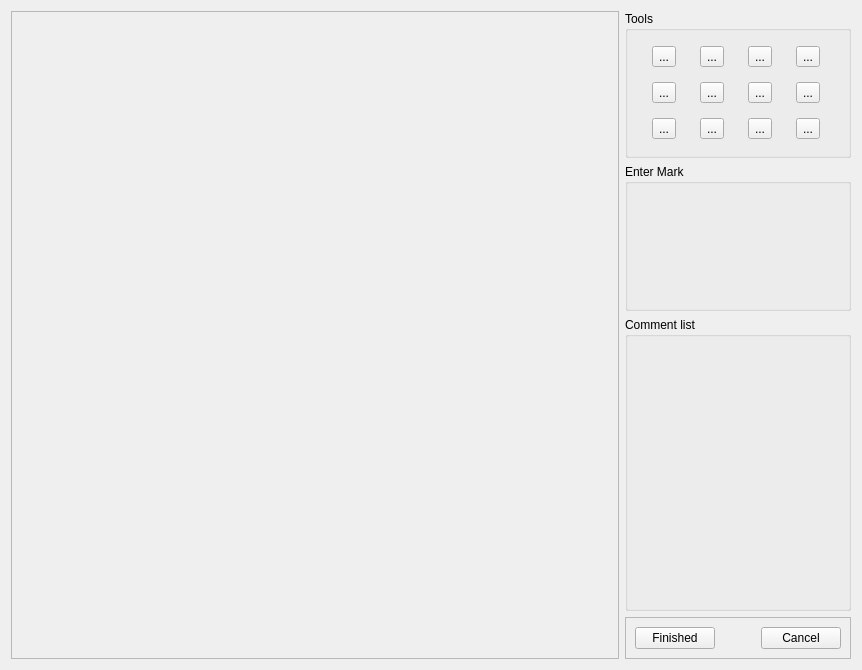
<?xml version="1.0" encoding="UTF-8"?>
<ui version="4.0">
 <class>annotator</class>
 <widget class="QWidget" name="annotator">
  <property name="geometry">
   <rect>
    <x>0</x>
    <y>0</y>
    <width>862</width>
    <height>670</height>
   </rect>
  </property>
  <property name="windowTitle">
   <string>Annotate paper</string>
  </property>
  <layout class="QGridLayout" name="gridLayout_5">
   <item row="3" column="1">
    <widget class="QFrame" name="frame_2">
     <property name="frameShape">
      <enum>QFrame::StyledPanel</enum>
     </property>
     <property name="frameShadow">
      <enum>QFrame::Raised</enum>
     </property>
     <layout class="QGridLayout" name="gridLayout_2">
      <item row="0" column="1">
       <spacer name="horizontalSpacer_2">
        <property name="orientation">
         <enum>Qt::Horizontal</enum>
        </property>
        <property name="sizeHint" stdset="0">
         <size>
          <width>40</width>
          <height>20</height>
         </size>
        </property>
       </spacer>
      </item>
      <item row="0" column="2">
       <widget class="QPushButton" name="cancelButton">
        <property name="text">
         <string>Cancel</string>
        </property>
       </widget>
      </item>
      <item row="0" column="0">
       <widget class="QPushButton" name="finishedButton">
        <property name="text">
         <string>Finished</string>
        </property>
       </widget>
      </item>
     </layout>
    </widget>
   </item>
   <item row="0" column="0" rowspan="4">
    <widget class="QFrame" name="pageFrame">
     <property name="sizePolicy">
      <sizepolicy hsizetype="Preferred" vsizetype="Preferred">
       <horstretch>2</horstretch>
       <verstretch>0</verstretch>
      </sizepolicy>
     </property>
     <property name="frameShape">
      <enum>QFrame::StyledPanel</enum>
     </property>
     <property name="frameShadow">
      <enum>QFrame::Raised</enum>
     </property>
     <layout class="QGridLayout" name="pageFrameGrid">
      <property name="leftMargin">
       <number>3</number>
      </property>
      <property name="topMargin">
       <number>3</number>
      </property>
      <property name="rightMargin">
       <number>3</number>
      </property>
      <property name="bottomMargin">
       <number>3</number>
      </property>
     </layout>
    </widget>
   </item>
   <item row="0" column="1">
    <widget class="QGroupBox" name="groupBox">
     <property name="sizePolicy">
      <sizepolicy hsizetype="Preferred" vsizetype="Preferred">
       <horstretch>0</horstretch>
       <verstretch>1</verstretch>
      </sizepolicy>
     </property>
     <property name="title">
      <string>Tools</string>
     </property>
     <layout class="QGridLayout" name="gridLayout_3">
      <property name="leftMargin">
       <number>3</number>
      </property>
      <property name="topMargin">
       <number>3</number>
      </property>
      <property name="rightMargin">
       <number>3</number>
      </property>
      <property name="bottomMargin">
       <number>3</number>
      </property>
      <property name="spacing">
       <number>3</number>
      </property>
      <item row="1" column="2">
       <widget class="QToolButton" name="deleteButton">
        <property name="text">
         <string>...</string>
        </property>
       </widget>
      </item>
      <item row="0" column="3">
       <widget class="QToolButton" name="textButton">
        <property name="text">
         <string>...</string>
        </property>
       </widget>
      </item>
      <item row="0" column="2">
       <widget class="QToolButton" name="boxButton">
        <property name="text">
         <string>...</string>
        </property>
       </widget>
      </item>
      <item row="1" column="3">
       <widget class="QToolButton" name="moveButton">
        <property name="text">
         <string>...</string>
        </property>
       </widget>
      </item>
      <item row="1" column="1">
       <widget class="QToolButton" name="lineButton">
        <property name="text">
         <string>...</string>
        </property>
       </widget>
      </item>
      <item row="1" column="0">
       <widget class="QToolButton" name="penButton">
        <property name="text">
         <string>...</string>
        </property>
       </widget>
      </item>
      <item row="0" column="1">
       <widget class="QToolButton" name="crossButton">
        <property name="text">
         <string>...</string>
        </property>
       </widget>
      </item>
      <item row="0" column="0">
       <widget class="QToolButton" name="tickButton">
        <property name="text">
         <string>...</string>
        </property>
       </widget>
      </item>
      <item row="3" column="2">
       <widget class="QToolButton" name="zoomButton">
        <property name="text">
         <string>...</string>
        </property>
       </widget>
      </item>
      <item row="3" column="1">
       <widget class="QToolButton" name="redoButton">
        <property name="text">
         <string>...</string>
        </property>
       </widget>
      </item>
      <item row="3" column="0">
       <widget class="QToolButton" name="undoButton">
        <property name="text">
         <string>...</string>
        </property>
       </widget>
      </item>
      <item row="3" column="3">
       <widget class="QToolButton" name="panButton">
        <property name="text">
         <string>...</string>
        </property>
       </widget>
      </item>
     </layout>
    </widget>
   </item>
   <item row="1" column="1">
    <widget class="QGroupBox" name="markBox">
     <property name="sizePolicy">
      <sizepolicy hsizetype="Preferred" vsizetype="Preferred">
       <horstretch>0</horstretch>
       <verstretch>1</verstretch>
      </sizepolicy>
     </property>
     <property name="title">
      <string>Enter Mark</string>
     </property>
     <layout class="QGridLayout" name="markGrid">
      <property name="leftMargin">
       <number>3</number>
      </property>
      <property name="topMargin">
       <number>3</number>
      </property>
      <property name="rightMargin">
       <number>3</number>
      </property>
      <property name="bottomMargin">
       <number>3</number>
      </property>
      <property name="spacing">
       <number>3</number>
      </property>
     </layout>
    </widget>
   </item>
   <item row="2" column="1">
    <widget class="QGroupBox" name="groupBox_3">
     <property name="sizePolicy">
      <sizepolicy hsizetype="Preferred" vsizetype="Preferred">
       <horstretch>0</horstretch>
       <verstretch>2</verstretch>
      </sizepolicy>
     </property>
     <property name="title">
      <string>Comment list</string>
     </property>
     <layout class="QGridLayout" name="commentGrid">
      <property name="leftMargin">
       <number>3</number>
      </property>
      <property name="topMargin">
       <number>3</number>
      </property>
      <property name="rightMargin">
       <number>3</number>
      </property>
      <property name="bottomMargin">
       <number>3</number>
      </property>
      <property name="spacing">
       <number>3</number>
      </property>
     </layout>
    </widget>
   </item>
  </layout>
 </widget>
 <resources/>
 <connections/>
</ui>
